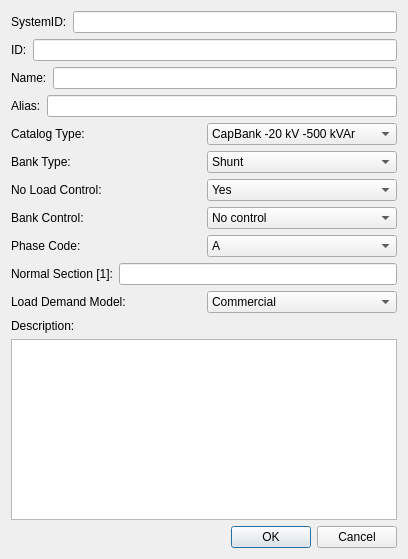
<?xml version="1.0" encoding="UTF-8"?>
<ui version="4.0">
 <class>CapacitorBankPlacement</class>
 <widget class="QDialog" name="CapacitorBankPlacement">
  <property name="geometry">
   <rect>
    <x>0</x>
    <y>0</y>
    <width>408</width>
    <height>559</height>
   </rect>
  </property>
  <property name="windowTitle">
   <string>Dialog</string>
  </property>
  <layout class="QVBoxLayout" name="verticalLayout">
   <item>
    <layout class="QHBoxLayout" name="horizontalLayout">
     <item>
      <widget class="QLabel" name="label_3">
       <property name="text">
        <string>SystemID:</string>
       </property>
      </widget>
     </item>
     <item>
      <widget class="QLineEdit" name="bankplacementSID_lineEdit"/>
     </item>
    </layout>
   </item>
   <item>
    <layout class="QHBoxLayout" name="horizontalLayout_2">
     <item>
      <widget class="QLabel" name="label_2">
       <property name="text">
        <string>ID:</string>
       </property>
      </widget>
     </item>
     <item>
      <widget class="QLineEdit" name="bankplacementUID_lineEdit"/>
     </item>
    </layout>
   </item>
   <item>
    <layout class="QHBoxLayout" name="horizontalLayout_12">
     <item>
      <widget class="QLabel" name="label_12">
       <property name="text">
        <string>Name:</string>
       </property>
      </widget>
     </item>
     <item>
      <widget class="QLineEdit" name="name_lineEdit"/>
     </item>
    </layout>
   </item>
   <item>
    <layout class="QHBoxLayout" name="horizontalLayout_3">
     <item>
      <widget class="QLabel" name="label">
       <property name="text">
        <string>Alias:</string>
       </property>
      </widget>
     </item>
     <item>
      <widget class="QLineEdit" name="bankplacementAlias_lineEdit"/>
     </item>
    </layout>
   </item>
   <item>
    <layout class="QHBoxLayout" name="horizontalLayout_4">
     <item>
      <widget class="QLabel" name="label_4">
       <property name="text">
        <string>Catalog Type:</string>
       </property>
      </widget>
     </item>
     <item>
      <widget class="QComboBox" name="bankplacementCatType_comboBox">
       <item>
        <property name="text">
         <string>CapBank -20 kV -500 kVAr</string>
        </property>
       </item>
       <item>
        <property name="text">
         <string>CapBank -20 kV -250 kVAr</string>
        </property>
       </item>
       <item>
        <property name="text">
         <string>CapBank -20 kV -1000 kVAr</string>
        </property>
       </item>
       <item>
        <property name="text">
         <string>CapBank -20 kV -100 kVAr</string>
        </property>
       </item>
       <item>
        <property name="text">
         <string>CapBank -20 kV -2500 kVAr</string>
        </property>
       </item>
      </widget>
     </item>
    </layout>
   </item>
   <item>
    <layout class="QHBoxLayout" name="horizontalLayout_5">
     <item>
      <widget class="QLabel" name="label_5">
       <property name="text">
        <string>Bank Type: </string>
       </property>
      </widget>
     </item>
     <item>
      <widget class="QComboBox" name="bankplacementBankType_comboBox">
       <item>
        <property name="text">
         <string>Shunt</string>
        </property>
       </item>
       <item>
        <property name="text">
         <string>Serial</string>
        </property>
       </item>
      </widget>
     </item>
    </layout>
   </item>
   <item>
    <layout class="QHBoxLayout" name="horizontalLayout_6">
     <item>
      <widget class="QLabel" name="label_6">
       <property name="text">
        <string>No Load Control: </string>
       </property>
      </widget>
     </item>
     <item>
      <widget class="QComboBox" name="bankplacementNLC_comboBox">
       <item>
        <property name="text">
         <string>Yes</string>
        </property>
       </item>
       <item>
        <property name="text">
         <string>No</string>
        </property>
       </item>
      </widget>
     </item>
    </layout>
   </item>
   <item>
    <layout class="QHBoxLayout" name="horizontalLayout_7">
     <item>
      <widget class="QLabel" name="label_7">
       <property name="text">
        <string>Bank Control:</string>
       </property>
      </widget>
     </item>
     <item>
      <widget class="QComboBox" name="bankplacementBC_comboBox">
       <item>
        <property name="text">
         <string>No control</string>
        </property>
       </item>
       <item>
        <property name="text">
         <string>Volt/VAr control</string>
        </property>
       </item>
       <item>
        <property name="text">
         <string>Voltage regulation</string>
        </property>
       </item>
       <item>
        <property name="text">
         <string>Time switched control</string>
        </property>
       </item>
      </widget>
     </item>
    </layout>
   </item>
   <item>
    <layout class="QHBoxLayout" name="horizontalLayout_8">
     <item>
      <widget class="QLabel" name="label_8">
       <property name="text">
        <string>Phase Code:</string>
       </property>
      </widget>
     </item>
     <item>
      <widget class="QComboBox" name="bankplacementPC_comboBox">
       <item>
        <property name="text">
         <string>A</string>
        </property>
       </item>
       <item>
        <property name="text">
         <string>B</string>
        </property>
       </item>
       <item>
        <property name="text">
         <string>C</string>
        </property>
       </item>
       <item>
        <property name="text">
         <string>AB</string>
        </property>
       </item>
       <item>
        <property name="text">
         <string>AC</string>
        </property>
       </item>
       <item>
        <property name="text">
         <string>BC</string>
        </property>
       </item>
       <item>
        <property name="text">
         <string>ABC</string>
        </property>
       </item>
      </widget>
     </item>
    </layout>
   </item>
   <item>
    <layout class="QHBoxLayout" name="horizontalLayout_9">
     <item>
      <widget class="QLabel" name="label_9">
       <property name="text">
        <string>Normal Section [1]:</string>
       </property>
      </widget>
     </item>
     <item>
      <widget class="QLineEdit" name="bankplacementNS_lineEdit"/>
     </item>
    </layout>
   </item>
   <item>
    <layout class="QHBoxLayout" name="horizontalLayout_10">
     <item>
      <widget class="QLabel" name="label_10">
       <property name="text">
        <string>Load Demand Model:</string>
       </property>
      </widget>
     </item>
     <item>
      <widget class="QComboBox" name="bankplacementLDM_comboBox">
       <item>
        <property name="text">
         <string>Commercial</string>
        </property>
       </item>
       <item>
        <property name="text">
         <string>Culture</string>
        </property>
       </item>
       <item>
        <property name="text">
         <string>EDC</string>
        </property>
       </item>
       <item>
        <property name="text">
         <string>Education</string>
        </property>
       </item>
       <item>
        <property name="text">
         <string>EMB</string>
        </property>
       </item>
       <item>
        <property name="text">
         <string>Goverment</string>
        </property>
       </item>
       <item>
        <property name="text">
         <string>HLS</string>
        </property>
       </item>
       <item>
        <property name="text">
         <string>Hospital</string>
        </property>
       </item>
       <item>
        <property name="text">
         <string>IND</string>
        </property>
       </item>
       <item>
        <property name="text">
         <string>Others</string>
        </property>
       </item>
       <item>
        <property name="text">
         <string>R/C</string>
        </property>
       </item>
       <item>
        <property name="text">
         <string>Recidential</string>
        </property>
       </item>
       <item>
        <property name="text">
         <string>RES</string>
        </property>
       </item>
       <item>
        <property name="text">
         <string>RLG</string>
        </property>
       </item>
       <item>
        <property name="text">
         <string>Utility</string>
        </property>
       </item>
       <item>
        <property name="text">
         <string>VIP</string>
        </property>
       </item>
       <item>
        <property name="text">
         <string>AGR</string>
        </property>
       </item>
       <item>
        <property name="text">
         <string>Undefined</string>
        </property>
       </item>
       <item>
        <property name="text">
         <string>Generation</string>
        </property>
       </item>
       <item>
        <property name="text">
         <string>Capacitor bank</string>
        </property>
       </item>
      </widget>
     </item>
    </layout>
   </item>
   <item>
    <layout class="QHBoxLayout" name="horizontalLayout_11">
     <item>
      <widget class="QLabel" name="label_11">
       <property name="text">
        <string>Description:</string>
       </property>
      </widget>
     </item>
    </layout>
   </item>
   <item>
    <widget class="QPlainTextEdit" name="bankplacementDescription_plainTextEdit"/>
   </item>
   <item>
    <widget class="QDialogButtonBox" name="capacitorbankplacement_buttonBox">
     <property name="standardButtons">
      <set>QDialogButtonBox::Cancel|QDialogButtonBox::Ok</set>
     </property>
    </widget>
   </item>
  </layout>
 </widget>
 <resources/>
 <connections/>
</ui>
